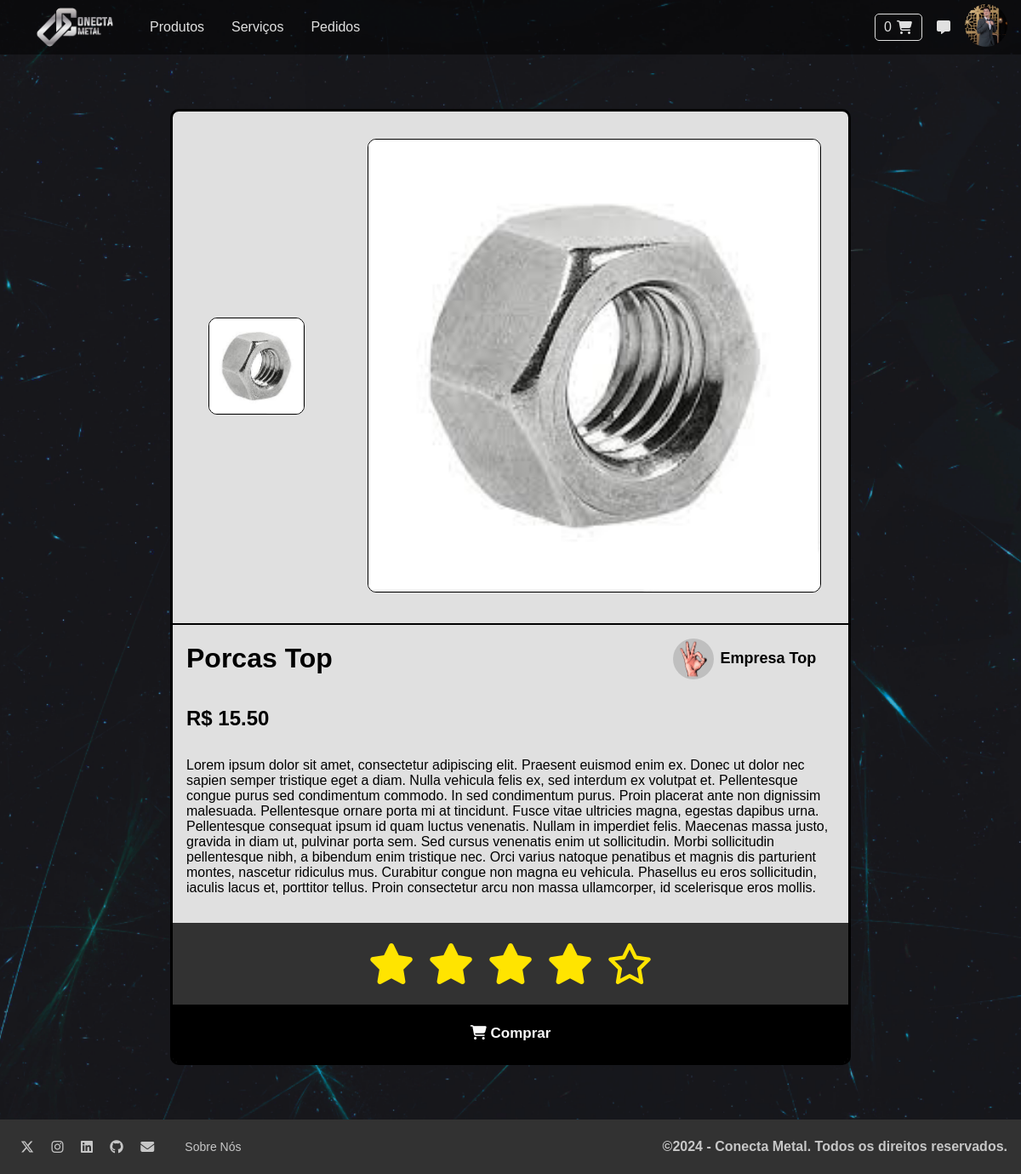
Screenshot of /product/porcas_top/ (signed in) with the database file from the repository.
### main_app/models.py (models this page shows, shortened)
class UserProfile(models.Model):
    class ServiceTierName(models.TextChoices):
        Nenhum = 'Nenhum', _('Nenhum')
        Bronze = 'Bronze', _('Bronze')
        Silver = 'Silver', _('Silver')
        Gold = 'Gold', _('Gold')
        Platinum = 'Platinum', _('Platinum')
    user = models.OneToOneField(User, on_delete=models.CASCADE)
    CPF = models.CharField(max_length=14, unique=True)
    picture = models.ImageField(upload_to=mu.profile_image_upload, null=True, blank=True, default='/main/default/no_profile_picture.png')
    aboutMe = models.TextField(null=True, blank=True, default=None)
    phone = models.CharField(max_length=255, null=True, blank=True, default=None)
    serviceTer = models.CharField(
        max_length=8, choices=ServiceTierName.choices, default=ServiceTierName.Nenhum
    )
    address = models.ForeignKey(
        Address, on_delete=models.SET_NULL, null=True, blank=True
    )

class Products(models.Model):
    name = models.CharField(max_length=255)
    slug = models.SlugField(max_length=255, unique=True)
    mainPicture = models.ImageField(upload_to=mu.product_image_upload)
    secondPicture = models.ImageField(upload_to=mu.product_image_upload, null=True, blank=True)
    thirdPicture = models.ImageField(upload_to=mu.product_image_upload, null=True, blank=True)
    fourthPicture = models.ImageField(upload_to=mu.product_image_upload, null=True, blank=True)
    details = models.CharField(max_length=100)
    description = models.TextField()
    value = models.DecimalField(max_digits=20, decimal_places=2)
    stock = models.DecimalField(max_digits=20, decimal_places=2)
    rating = models.FloatField()
    company = models.ForeignKey(
        Companies, on_delete=models.SET_NULL, null=True, blank=True
    )

class Companies(models.Model):
    CNPJ = models.CharField(max_length=50)
    legalName = models.CharField(max_length=255)
    businessName = models.CharField(max_length=255)
    slug = models.SlugField(max_length=255, unique=True)
    profilePic = models.ImageField(upload_to=mu.company_image_upload)
    description = models.TextField(null=True, blank=True, default=None)
    owner = models.ForeignKey(
        UserProfile, on_delete=models.CASCADE, null=True, blank=True
    )
    address = models.ForeignKey(
        Address, on_delete=models.SET_NULL, null=True, blank=True
    )
    isPartner = models.BooleanField(default=False)

### main_app/views.py (the view)
# urls.py: path('product/<slug:slug>/', views.product, name="product"),
@login_required(login_url='main_app:login', redirect_field_name='next')
def product(request, slug):
    product = get_object_or_404(
        Products, slug=slug
    )
    cart_products = ShoppingCart.objects.filter(
        client__user = request.user
    ).order_by('-id')
    user_profile = UserProfile.objects.filter(
        user=request.user
    ).first()
    if request.method == 'POST':
        form = AddToCartForm(request.POST)
        if form.is_valid():
            existing_item = ShoppingCart.objects.filter(
                client=form.cleaned_data['client'],
                product=form.cleaned_data['product']
            ).exists()
            if not existing_item:
                form.save()
    else:
        form = AddToCartForm()
    products_amount = 0
    for cart_product in cart_products:
        products_amount += cart_product.amount
    context = {
        'form': form,
        'product': product,
        'products_amount': products_amount,
        'user_profile': user_profile,
        }
    return render(request=request, template_name='main/pages/product.html', context=context)

### main_app/templates/main/pages/product.html (shortened to what this page needs)
{% extends "main/base/base.html" %}
{% block content %}
    <div class="product-container">
        <div class="product-cover">
            <div class="product-options">
                <button onclick="changePicture('{{ product.mainPicture.url }}')">
                    <img src="{{ product.mainPicture.url }}" alt="">
                </button>
            </div>
            <div class="product-img">
                <img id="picture-container" src="{{ product.mainPicture.url }}" class="product-cover-img">
            </div>
        </div>
        <div class="product-info">
            <div class="product-title">
                <h1>{{ product.name }}</h1>
            </div>
            <div class="product-owner">
                <a href="{% url 'main_app:company' product.company.slug %}">
                    <img src="{{ product.company.profilePic.url }}" alt="">
                    {{ product.company.businessName }}
                </a>
            </div>
        </div>
        <div class="product-value">
            <h2>R$ {{ product.value }}</h2>
        </div>
        <div class="product-description">
            {{ product.description }}
        </div>
        <div class="product-rating">
            {% include "main/partials/product-rating.html" %}
        </div>
        <div class="product-button">
            <form action="{% url "main_app:product" product.slug %}" method="POST">
                <button type="submit"><i class="fa-solid fa-cart-shopping"></i> Comprar</button>
            </form>
        </div>
    </div>
{% endblock content %}

### main_app/templates/main/partials/header.html (shortened to what this page needs)
{% load static %}
<header class="main-header-container">
    <div class="main-header-left">
        <img src="{% static 'main/img/cm-square-logo.png' %}" alt="CM" class="main-header-logo">
        <a href="{% url "main_app:home" %}" class="main-header-nav-button">
            <p>Produtos</p>
        </a>
        <a href="{% url "main_app:services" %}" class="main-header-nav-button">
            <p>Serviços</p>
        </a>
        <a href="{% url "main_app:requests" %}" class="main-header-nav-button">
            <p>Pedidos</p>
        </a>
    </div>
    <div class="main-header-right">
        {% if request.user.is_authenticated %}
            <div class="main-header-cart">
                <a href="{% url "main_app:shopping" %}" class="main-header-cart-button">
                    <p>{{ products_amount }}</p>
                    <i class="fa-solid fa-cart-shopping"></i>
                </a>
            </div>
            <a href="" class="main-header-nav-button icon-button">
                <i class="fa-solid fa-message"></i>
            </a>
        {% endif %}
        <div class="profile-dropdown main-header-nav-button icon-button">
            <button class="profile-dropbtn">
                {% if request.user.is_authenticated %}
                    <img src="{{ user_profile.picture.url }}" alt="" class="user-picture">
                {% else %}
                    <i class="fa-solid fa-user"></i>
                {% endif %}
            </button>
            </div>
    </div>
</header>

### rows the page displays
UserProfile: picture (picture)
Products: mainPicture (picture), name "Porcas Top", company.profilePic (picture), company.businessName "Empresa Top", value "15.50", description "Lorem ipsum dolor sit amet, consectetur adipiscing elit. Praesent euismod enim ex. Donec ut dolor nec sapien semper tristique eget a diam. Nulla vehicula felis ex, sed interdum ex volutpat et. Pellentesque congue purus sed condimentum commodo. In sed condimentum purus. Proin placerat ante non dignissim malesuada. Pellentesque ornare porta mi at tincidunt. Fusce vitae ultricies magna, egestas dapibus urna. Pellentesque consequat ipsum id quam luctus venenatis. Nullam in imperdiet felis. Maecenas massa justo, gravida in diam ut, pulvinar porta sem. Sed cursus venenatis enim ut sollicitudin. Morbi sollicitudin pellentesque nibh, a bibendum enim tristique nec. Orci varius natoque penatibus et…"

### other values shown
{{ products_amount }} "0"
